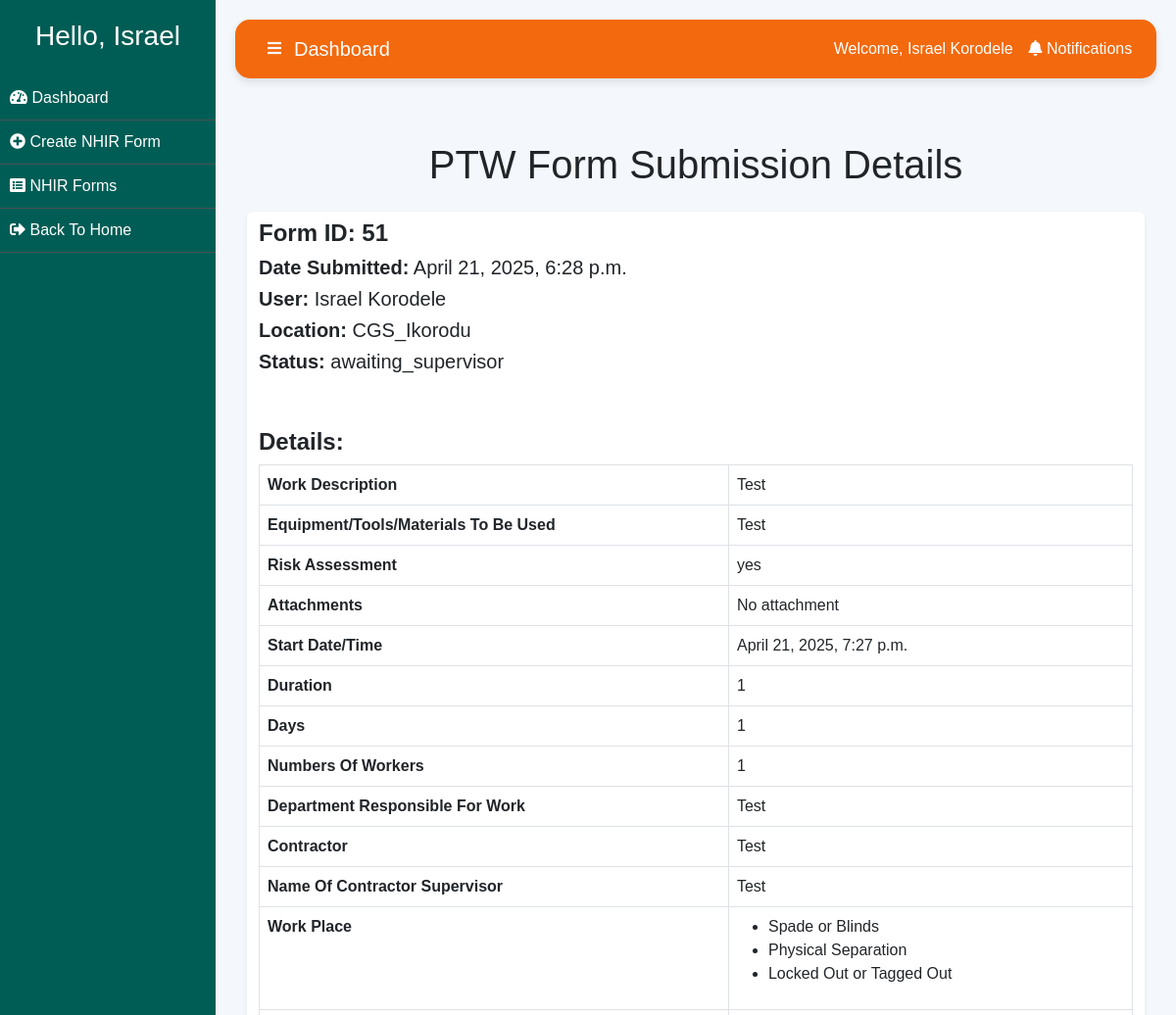
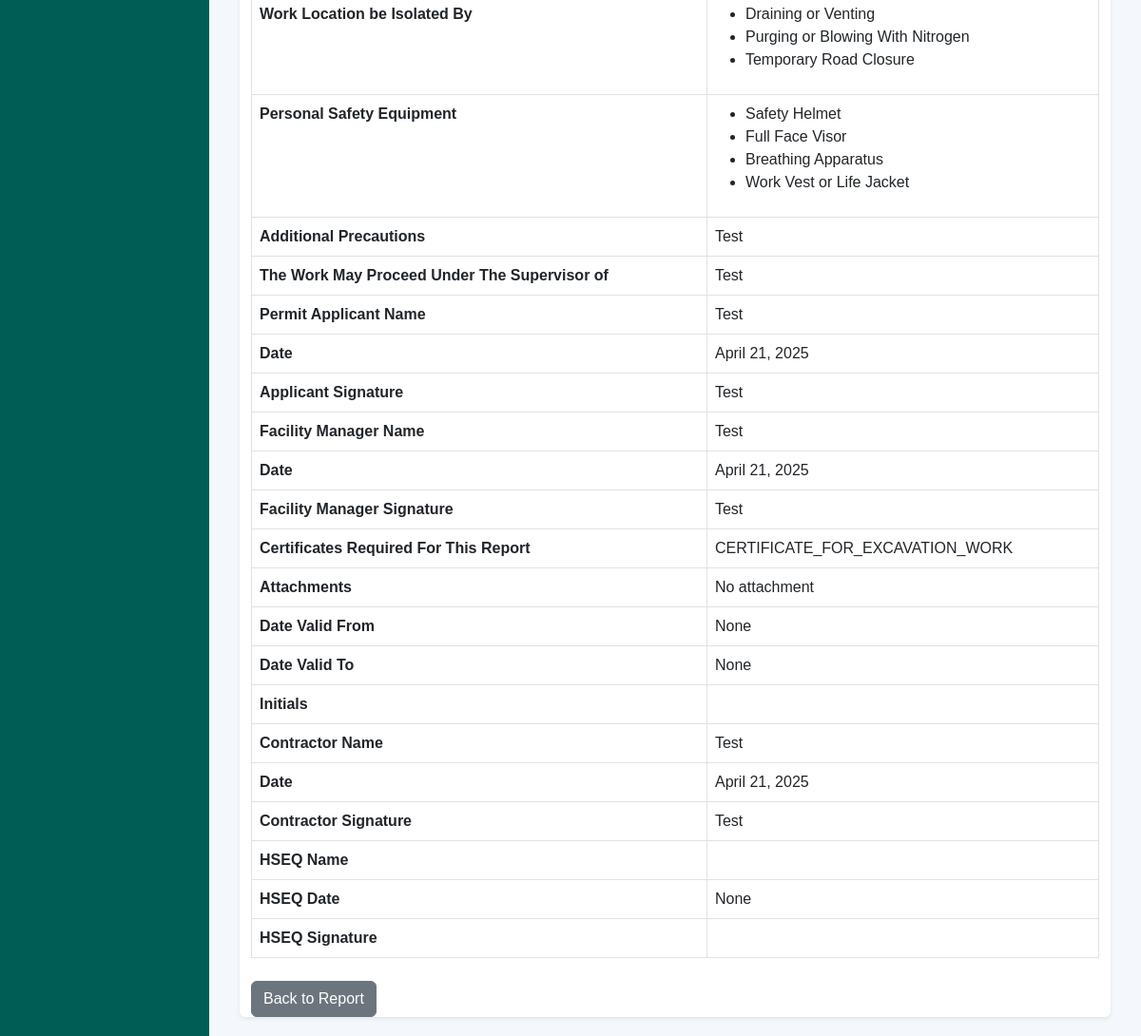
The app's page /view_form/51/ (signed in) with its own data (2 pictures, top to bottom).
### app/models.py (models this page shows, shortened)
class PTWForm(models.Model):
    user = models.ForeignKey(User, null=True, on_delete=models.CASCADE)
    date_submitted = models.DateTimeField(auto_now_add=True, null=True)
    location = models.CharField(max_length=255, choices=[
        ('HQ_Lekki', 'HQ_Lekki'),
        ('CGS_Ikorodu', 'CGS_Ikorodu'),
        ('LNG_PH', 'LNG_PH'),
        ('LFZ_Ibeju', 'LFZ_Ibeju'),
    ], blank=True, null=True)
    work_description = models.TextField(null=True)
    equipment_tools_materials = models.TextField(null=True)
    risk_assessment_done = models.CharField(max_length=3, choices=[('yes', 'Yes'), ('no', 'No')], null=True)
    attachment = models.FileField(upload_to='attachments/', null=True, blank=True)
    project_attachment = models.FileField(upload_to='attachments/', null=True, blank=True)
    start_datetime = models.DateTimeField(null=True)
    duration = models.CharField(max_length=255, null=True)
    days = models.IntegerField(null=True)
    workers_count = models.IntegerField(null=True)
    department = models.CharField(max_length=255, null=True)
    contractor = models.CharField(max_length=255, null=True)
    contractor_supervisor = models.CharField(max_length=255, null=True)
    work_place = models.ManyToManyField(SafetyPrecaution, blank=True)
    work_location_isolation = models.ManyToManyField(WorkLocationIsolation, blank=True)
    personal_safety = models.ManyToManyField(PersonalSafety, blank=True)
    additional_precautions = models.TextField(blank=True)
    supervisor_name = models.CharField(max_length=255, null=True)
    applicant_name = models.CharField(max_length=255, null=True)
    applicant_date = models.DateField(null=True)
    applicant_sign = models.CharField(max_length=255, null=True)
    facility_manager_name = models.CharField(max_length=255, null=True)
    facility_manager_date = models.DateField(null=True)
    facility_manager_sign = models.CharField(max_length=255, null=True)
    certificates_required = models.CharField(max_length=255, choices=[
        ('CERTIFICATE_FOR_EXCAVATION_WORK', 'CERTIFICATE_FOR_EXCAVATION_WORK'),
        ('CERTIFICATE_FOR_HOT_WORK', 'CERTIFICATE_FOR_HOT_WORK'),
        ('CERTIFICATE_FOR_ELECTRICAL_WORK', 'CERTIFICATE_FOR_ELECTRICAL_WORK'),
        ('GAS_TEST_FORM', 'GAS_TEST_FORM'),
        ('CERTIFICATE_FOR_CONFINED_SPACES', 'CERTIFICATE_FOR_CONFINED_SPACES'),
        ('NOT_APPLICABLE', 'NOT_APPLICABLE'),
    ], blank=True, null=True)
    valid_from = models.DateField(null=True)
    valid_to = models.DateField(null=True)
    initials = models.CharField(max_length=100, null=True)
    contractor_name = models.CharField(max_length=255, null=True)
    contractor_date = models.DateField(null=True)
    contractor_sign = models.CharField(max_length=255, null=True)
    hseq_name = models.CharField(max_length=255, null=True)
    hseq_date = models.DateField(null=True)
    hseq_sign = models.CharField(max_length=255, null=True)
    manager_name = models.CharField(max_length=255, null=True)
    manager_date = models.DateField(null=True)
    manager_sign = models.CharField(max_length=255, null=True)
    status = models.CharField(
        max_length=20,
        choices=[
            ('awaiting_supervisor', 'Awaiting Supervisor Approval'),
            ('supervisor_signed', 'Supervisor Signed'),
            ('awaiting_manager', 'Awaiting Manager Approval'),
            ('manager_signed', 'Manager Signed'),
            ('approved', 'Approved'),
            ('disapproved', 'Disapproved'),
        ],
        default='awaiting_supervisor',
    )

class SafetyPrecaution(models.Model):
    name = models.CharField(max_length=255)
    def __str__(self):
        return f"{self.name}"

class WorkLocationIsolation(models.Model):
    name = models.CharField(max_length=255)
    def __str__(self):
        return self.name

class PersonalSafety(models.Model):
    name = models.CharField(max_length=255)
    def __str__(self):
        return self.name

### app/views.py (the view)
# urls.py: path('view_form/<int:pk>/', views.view_form, name='view_form'),
@login_required(login_url='app:login')
def view_form(request, pk):
    submission = get_object_or_404(PTWForm, pk=pk)
    attachment_ext = os.path.splitext(submission.attachment.name)[1].lower()
    project_attachment_ext = os.path.splitext(submission.project_attachment.name)[1].lower()
    return render(request, 'view_form.html', {'submission': submission, 'attachment_ext': attachment_ext, 'project_attachment_ext': project_attachment_ext})

### app/templates/view_form.html (shortened to what this page needs)
{% extends 'base.html' %}
{% block content %}
<div class="container mt-5">
    <h1 class="text-center mb-4 mt-2 pt-3">PTW Form Submission Details</h1>
<div class="container shadow-sm bg-white" style="border-radius: 0.375rem;">
    <div class="card-body">
        <h4 class="pt-2"><strong>Form ID:  {{ submission.id }} </strong></h4>
        <h5><strong>Date Submitted:</strong> {{ submission.date_submitted }}</h5>
        <h5><strong>User:</strong> {{ submission.user.get_full_name }}</h5>
        <h5><strong>Location:</strong> {{ submission.location }}</h5>
        <h5><strong>Status:</strong> {{ submission.status }}</h5>
        <br><br>
        <h4><strong>Details:</strong></h4>
        <table class="table table-bordered">
            <tbody>
                <tr>
                    <th>Work Description</th>
                    <td>{{ submission.work_description }}</td>
                </tr>
                <tr>
                    <th>Equipment/Tools/Materials To Be Used</th>
                    <td>{{ submission.equipment_tools_materials }}</td>
                </tr>
                <tr>
                    <th>Risk Assessment</th>
                    <td>{{ submission.risk_assessment_done }}</td>
                </tr>
                <tr>
                    <th>Attachments</th>
                    <td>
                        {% if submission.attachment %}
                            {% if attachment_ext == '.jpg' or attachment_ext == '.png' or attachment_ext == '.gif' %}
                                <img src="{{ submission.attachment.url }}" alt="Risk Attachment" width="200">
                            {% else %}
                                <a href="{{ submission.attachment.url }}" target="_blank">Download Attachment</a>
                            {% endif %}
                        {% else %}
                            No attachment
                        {% endif %}
                    </td>
                </tr>
                <tr>
                    <th>Start Date/Time</th>
                    <td>{{ submission.start_datetime }}</td>
                </tr>
                <tr>
                    <th>Duration</th>
                    <td>{{ submission.duration }}</td>
                </tr>
                <tr>
                    <th>Days</th>
                    <td>{{ submission.days }}</td>
                </tr>
                <tr>
                    <th>Numbers Of Workers</th>
                    <td>{{ submission.workers_count }}</td>
                </tr>
                <tr>
                    <th>Department Responsible For Work</th>
                    <td>{{ submission.department }}</td>
                </tr>
                <tr>
                    <th>Contractor</th>
                    <td>{{ submission.contractor }}</td>
                </tr>
                <tr>
                    <th>Name Of Contractor Supervisor</th>
                    <td>{{ submission.contractor_supervisor }}</td>
                </tr>
                <tr>
                    <th>Work Place</th>
                    <td>
                        <ul>
                            {%  for item in submission.work_place.all %}
                                <li>{{ item }}</li>
                            {% endfor %}
                        </ul>
                    </td>
                </tr>
                <tr>
                    <th>Work Location be Isolated By</th>
                    <td>
                        <ul>
                            {%  for item in submission.work_location_isolation.all %}
                                <li>{{ item }}</li>
                            {% endfor %}
                        </ul>
                    </td>
                </tr>
                <tr>
                    <th>Personal Safety Equipment</th>
                    <td>
                        <ul>
                            {%  for item in submission.personal_safety.all %}
                                <li>{{ item }}</li>
                            {% endfor %}
                        </ul>
                    </td>
                </tr>
                {% if submission.additional_precautions %}
                <tr>
                    <th>Additional Precautions</th>
                    <td>{{ submission.additional_precautions }}</td>
                </tr>
                {% endif %}
                <tr>
                    <th>The Work May Proceed Under The Supervisor of</th>
                    <td>{{ submission.supervisor_name }}</td>
                </tr>
                <tr>
                    <th>Permit Applicant Name</th>
                    <td>{{ submission.applicant_name }}</td>
                </tr>
                <tr>
                    <th>Date</th>
                    <td>{{ submission.applicant_date }}</td>
                </tr>
                <tr>
                    <th>Applicant Signature</th>
                    <td>{{ submission.applicant_sign }}</td>
                </tr>
                <tr>
                    <th>Facility Manager Name</th>
                    <td>{{ submission.facility_manager_name }}</td>
                </tr>
                <tr>
                    <th>Date</th>
                    <td>{{ submission.facility_manager_date }}</td>
                </tr>
                <tr>
                    <th>Facility Manager Signature</th>
                    <td>{{ submission.facility_manager_sign }}</td>
                </tr>
                <tr>
                    <th>Certificates Required For This Report</th>
                    <td>{{ submission.certificates_required }}</td>
                </tr>
                <tr>
                    <th>Attachments</th>
                    <td>
                        {% if submission.project_attachment %}
                            {% if project_attachment_ext == '.jpg' or project_attachment_ext == '.png' or project_attachment_ext == '.gif' %}
                                <img src="{{ submission.project_attachment.url }}" alt="Project Attachment" width="200">
                            {% else %}
                                <a href="{{ submission.project_attachment.url }}" target="_blank">Download Attachment</a>
                            {% endif %}
                        {% else %}
                            No attachment
                        {% endif %}
                    </td>
                </tr>
                <tr>
                    <th>Date Valid From</th>
                    <td>{{ submission.valid_from }}</td>
                </tr>
                <tr>
                    <th>Date Valid To</th>
                    <td>{{ submission.valid_to }}</td>
                </tr>
                <tr>
                    <th>Initials</th>
                    <td>{{ submission.initials }}</td>
                </tr>
                <tr>
                    <th>Contractor Name</th>
                    <td>{{ submission.contractor_name }}</td>
                </tr>
                <tr>
                    <th>Date</th>
                    <td>{{ submission.contractor_date }}</td>
                </tr>
                <tr>
                    <th>Contractor Signature</th>
                    <td>{{ submission.contractor_sign }}</td>
                </tr>
                <tr>
                    <th> HSEQ Name</th>
                    <td>{{ submission.hseq_name }}</td>
                </tr>
                <tr>
                    <th> HSEQ Date</th>
                    <td>{{ submission.hseq_date }}</td>
                </tr>
                <tr>
                    <th> HSEQ Signature</th>
                    <td>{{ submission.hseq_sign }}</td>
                </tr>
            </tbody>
        </table>
        <div class="mt-4">
            <a href="{% url 'app:form_list' %}" class="btn btn-secondary">Back to Report</a>
        </div>
    </div>
</div>
</div>
{% endblock content %}

### app/templates/base.html (shortened to what this page needs)
{% load static %}
<!DOCTYPE html>
<html lang="en">
<head>
    <link href="https://cdn.jsdelivr.net/npm/bootstrap@5.3.0-alpha1/dist/css/bootstrap.min.css" rel="stylesheet">
    <link rel="stylesheet" href="https://cdnjs.cloudflare.com/ajax/libs/font-awesome/5.15.3/css/all.min.css">
    <link href="https://cdn.jsdelivr.net/npm/aos@2.3.4/dist/aos.css" rel="stylesheet">
</head>
<body>
    <div class="sidebar" id="sidebar">
        <div class="text-center text-white mb-4">
            <h3>Hello, {{request.user.first_name}}</h3>
        </div>
        {% if is_staff %}
            <a href="{% url 'app:client' %}" ><i class="fas fa-tachometer-alt"></i> Dashboard</a>
            <a href="{% url 'app:create_nhis' %}"><i class="fas fa-plus-circle"></i> Create NHIR Form</a>
            <a href="{% url 'app:nhis_list' %}"><i class="fas fa-list-alt"></i> NHIR Forms</a>
            <a href="{% url 'app:dashboard' %}"><i class="fas fa-sign-out-alt"></i> Back To Home</a>
        {% endif %}
    </div>
    <div class="content" id="content">
        <nav class="top-navbar navbar navbar-expand-lg d-flex justify-content-between mb-5">
            <button class="btn text-light" id="toggleSidebar">
                <i class="fas fa-bars"></i>
            </button>
            {% if is_staff or is_vendor  %}
                <a class="navbar-brand" href="{% url 'app:client' %}">Dashboard</a>
            {% elif is_supervisor %}
                <a class="navbar-brand" href="{% url 'app:supervisor' %}">Supervisor Dashboard</a>
            {% else %}
                <a class="navbar-brand" href="{% url 'app:manager' %}">Manager Dashboard</a>
            {% endif %}
            <div class="d-flex align-items-center ms-auto">
                <span class="user-name me-3">Welcome, {{request.user.first_name}} {{request.user.last_name}}</span>
                <a class="nav-link" href="{% url 'app:notifications' %}" style="padding-right: 0.3rem;">
                    <i class="fas fa-bell"></i>
                    Notifications
                  </a>
            </div>
        </nav>
        {% block content%}
		{% endblock %}
</body>
</html>

### app/templates/base.html (style rules this page uses)
body { font-family: Arial, sans-serif; background-color: #f4f7fc; }
.sidebar { background-color: #005d55; min-height: 100vh; padding-top: 20px; transition: width 0.3s; width: 220px; position: fixed; top: 0; bottom: 0; }
.sidebar a { color: white; text-decoration: none; padding: 10px; display: block; border-bottom: 1px solid #495057; }
.content { margin-left: 220px; padding: 20px; transition: margin-left 0.3s ease; }
.top-navbar { background-color:rgb(243, 105, 14); color: white; padding: 10px 20px; border-radius: 15px; box-shadow: 0 4px 8px rgba(0, 0, 0, 0.1); transition: background-color 0.3s ease; }
.top-navbar .navbar-brand { color: white; }
.top-navbar .nav-link { color: white; }
.top-navbar .user-name { color: white; font-size: 1rem; }
.card-body h5 { font-size: 1.25rem; }

### records on screen
PTWForm: id "51", date_submitted "April 21, 2025, 6:28 p.m.", user.get_full_name "Israel Korodele", location "CGS_Ikorodu", status "awaiting_supervisor", work_description "Test", equipment_tools_materials "Test", risk_assessment_done "yes", start_datetime "April 21, 2025, 7:27 p.m.", duration "1", days "1", workers_count "1", department "Test", contractor "Test", contractor_supervisor "Test", additional_precautions "Test", supervisor_name "Test", applicant_name "Test", applicant_date "April 21, 2025", applicant_sign "Test", facility_manager_name "Test", facility_manager_date "April 21, 2025", facility_manager_sign "Test", certificates_required "CERTIFICATE_FOR_EXCAVATION_WORK", valid_from "None", valid_to "None", contractor_name "Test", contractor_date "April 21, 2025", contractor_sign "Test", hseq_date "None"
SafetyPrecaution: name "Spade or Blinds"
SafetyPrecaution: name "Physical Separation"
SafetyPrecaution: name "Locked Out or Tagged Out"
WorkLocationIsolation: name "Draining or Venting"
WorkLocationIsolation: name "Purging or Blowing With Nitrogen"
WorkLocationIsolation: name "Temporary Road Closure"
PersonalSafety: name "Safety Helmet"
PersonalSafety: name "Full Face Visor"
PersonalSafety: name "Breathing Apparatus"
PersonalSafety: name "Work Vest or Life Jacket"

### other values on screen
{{ request.user.first_name }} "Israel"
{{ request.user.last_name }} "Korodele"
